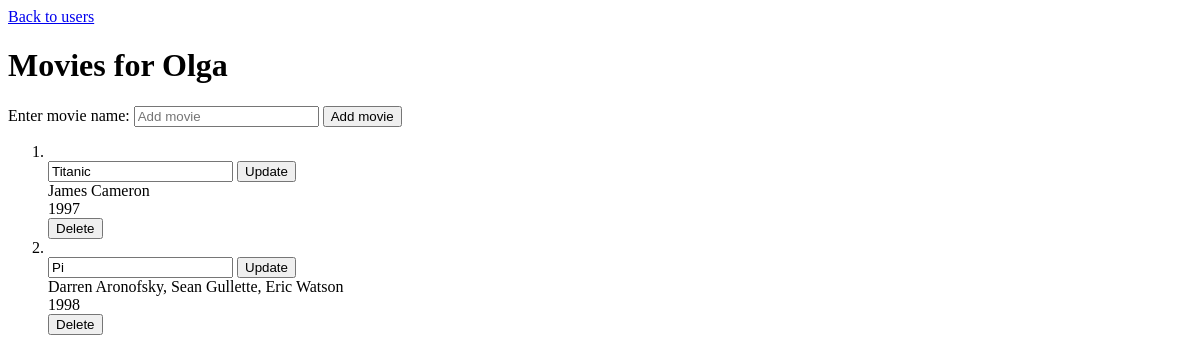
Page /users/1/movies on the earlier database version.
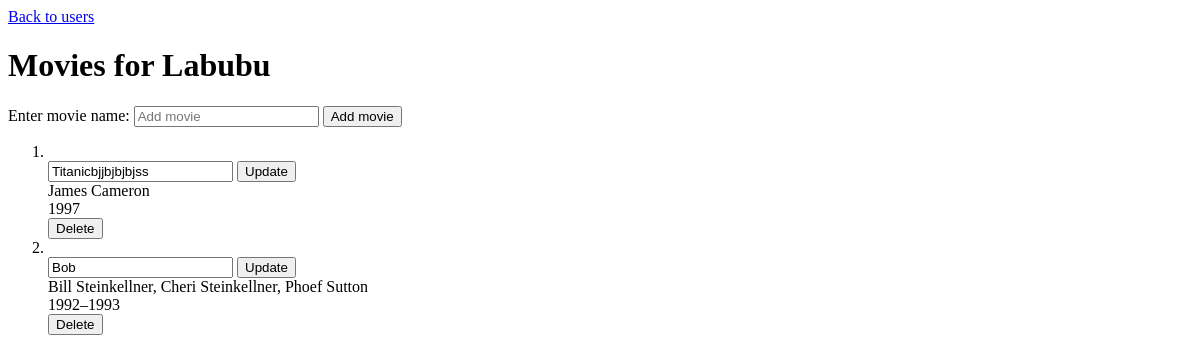
Same page on the later database version.
### models.py (models this page shows)
class User(db.Model):
    __tablename__ = "users"
    id = db.Column(db.Integer, primary_key=True)
    name = db.Column(db.String(100), nullable=False, unique=True)

class Movie(db.Model):
    __tablename__ = "movies"
    id = db.Column(db.Integer, primary_key=True)
    name = db.Column(db.String(100), nullable=False)
    director = db.Column(db.String(100), nullable=False)
    year = db.Column(db.Integer, nullable=False)
    poster_url = db.Column(db.String, nullable=False)
    user_id = db.Column(db.Integer, db.ForeignKey("users.id"), nullable=False)

### app.py (the view)
@app.route("/users/<int:user_id>/movies", methods=["GET"])
def list_movies(user_id):
    user = db.session.get(User, user_id)
    if not user:
        return redirect(url_for("home", message="User not found."))
    message = request.args.get("message")
    movies = data_manager.get_movies(user_id)
    return render_template(
        "list_movies.html", user=user, name=user.name, movies=movies, message=message
    )

### data_manager.py (called while the page is built)
    def get_movies(self, user_id):
        return db.session.query(Movie).filter(Movie.user_id == user_id).all()

### templates/list_movies.html (shortened to what this page needs)
<!DOCTYPE html>
<html lang="en">
<head>
  <link rel="stylesheet" href="static/style.css" />
</head>
  <body>
  <a href="{{ url_for('home') }}">Back to users</a>
  <h1>Movies for {{name}}</h1>
<div class="add-movie">
    <form method="POST" action="/users/{{ user.id }}/movies">
        <label for="movie_name">Enter movie name:</label>
        <input type="text" id="movie_name" name="title" placeholder="Add movie">
            <button type="submit">Add movie</button>
    </form>
 <div>
<ol class="movie-grid">
  {% for movie in movies %}
    <li>
<div class="movie">
<div class="update">
    <form method="POST" action="/users/{{ user.id }}/movies/{{ movie.id }}/update">
        <input type="text" id="movie_name" name="title" value={{ movie.name }} placeholder="Movie title">
            <button type="submit">Update</button>
    </form>
 <div>
<div class="movie-director">{{ movie.director }}</div>
<div class="movie-year">{{ movie.year }}</div>
<div class="delete" >
<form action="/users/{{ user.id }}/movies/{{ movie.id }}/delete" method="POST">
<input type="submit" value="Delete">
</form>
</div>
</div></li>
{% endfor %}
</ol>
</body>
</html>

Differences in the rows shown:
removed Movie: title "Pi", director "Darren Aronofsky, Sean Gullette, Eric Watson", year "1998"
changed User: name "Olga" → "Labubu"
changed Movie "James Cameron": title "Titanic" → "Titanicbjjbjbjbjss"
added Movie: title "Bob", director "Bill Steinkellner, Cheri Steinkellner, Phoef Sutton", year "1992–1993"
